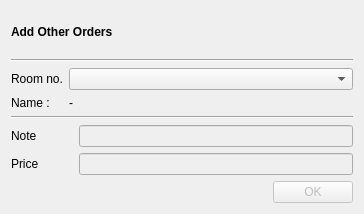
<?xml version="1.0" encoding="UTF-8"?>
<ui version="4.0">
 <class>addOtherOrders</class>
 <widget class="QDialog" name="addOtherOrders">
  <property name="geometry">
   <rect>
    <x>0</x>
    <y>0</y>
    <width>364</width>
    <height>214</height>
   </rect>
  </property>
  <property name="windowTitle">
   <string>Add Other Orders</string>
  </property>
  <layout class="QGridLayout" name="gridLayout_2">
   <item row="0" column="0">
    <widget class="QLabel" name="label">
     <property name="text">
      <string>&lt;b&gt;Add Other Orders&lt;/b&gt;</string>
     </property>
    </widget>
   </item>
   <item row="1" column="0">
    <widget class="Line" name="line">
     <property name="orientation">
      <enum>Qt::Horizontal</enum>
     </property>
    </widget>
   </item>
   <item row="2" column="0">
    <layout class="QFormLayout" name="formLayout">
     <item row="0" column="0">
      <widget class="QLabel" name="label_4">
       <property name="text">
        <string>Room no.</string>
       </property>
      </widget>
     </item>
     <item row="0" column="1">
      <widget class="QComboBox" name="roomNo"/>
     </item>
     <item row="1" column="0">
      <widget class="QLabel" name="label_5">
       <property name="text">
        <string>Name : </string>
       </property>
      </widget>
     </item>
     <item row="1" column="1">
      <widget class="QLabel" name="nameLabel">
       <property name="text">
        <string>-</string>
       </property>
      </widget>
     </item>
    </layout>
   </item>
   <item row="3" column="0">
    <widget class="Line" name="line_2">
     <property name="orientation">
      <enum>Qt::Horizontal</enum>
     </property>
    </widget>
   </item>
   <item row="4" column="0">
    <layout class="QGridLayout" name="gridLayout">
     <item row="0" column="0">
      <widget class="QLabel" name="label_2">
       <property name="text">
        <string>Note           </string>
       </property>
      </widget>
     </item>
     <item row="0" column="1">
      <widget class="QLineEdit" name="name">
       <property name="enabled">
        <bool>false</bool>
       </property>
      </widget>
     </item>
     <item row="1" column="0">
      <widget class="QLabel" name="label_3">
       <property name="text">
        <string>Price</string>
       </property>
      </widget>
     </item>
     <item row="1" column="1">
      <widget class="QLineEdit" name="price">
       <property name="enabled">
        <bool>false</bool>
       </property>
      </widget>
     </item>
    </layout>
   </item>
   <item row="5" column="0">
    <layout class="QHBoxLayout" name="horizontalLayout">
     <item>
      <spacer name="horizontalSpacer">
       <property name="orientation">
        <enum>Qt::Horizontal</enum>
       </property>
       <property name="sizeHint" stdset="0">
        <size>
         <width>40</width>
         <height>20</height>
        </size>
       </property>
      </spacer>
     </item>
     <item>
      <widget class="QPushButton" name="okButton">
       <property name="enabled">
        <bool>false</bool>
       </property>
       <property name="text">
        <string>OK</string>
       </property>
      </widget>
     </item>
    </layout>
   </item>
  </layout>
 </widget>
 <resources/>
 <connections/>
</ui>
